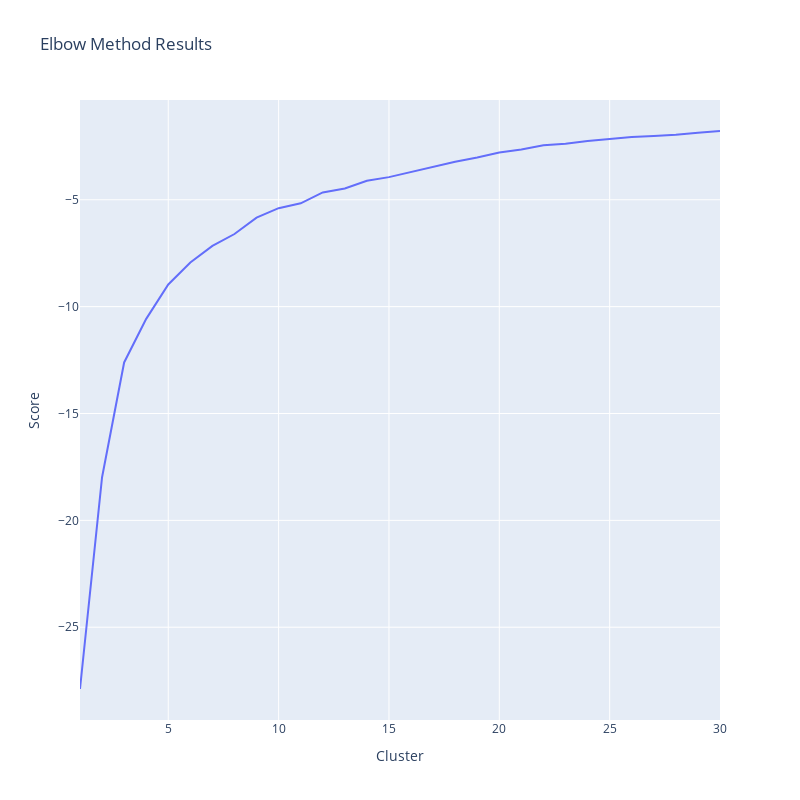

The code cell stored with this chart in its notebook:
### Code cell
from sklearn.cluster import KMeans
from sklearn.preprocessing import MinMaxScaler
import plotly.express as px
import plotly.graph_objs as go

scalar = MinMaxScaler()

scaled_df = df[['budget', 'revenue', 'Unemployment_Rate','vote_average', 'vote_count']]

smaller_df = scaled_df.copy()

scaled = scalar.fit_transform(df[['budget', 'revenue', 'Unemployment_Rate','vote_average', 'vote_count']])

scaled_df = pd.DataFrame(scaled, index=scaled_df.index, columns=scaled_df.columns)

scaled_df.head()


def apply_kmeans(df, clusters):
    kmeans = KMeans(n_clusters=clusters, random_state=0)
    cluster_labels = kmeans.fit(df).labels_
    string_labels = ["c{}".format(i) for i in cluster_labels]
    df['cluster_label'] = cluster_labels
    df['cluster_string'] = string_labels

    return df

def param_tune(df):
    scores = {'clusters': list(), 'score': list()}
    for cluster_num in range(1,31):
        scores['clusters'].append(cluster_num)
        scores['score'].append(KMeans(n_clusters=cluster_num, random_state=0).fit(df).score(df))

    scores_df = pd.DataFrame(scores)

    fig = go.Figure(go.Scatter(
        x=scores_df['clusters'],
        y=scores_df['score']
    ))

    fig.update_layout(
        xaxis_title='Cluster',
        yaxis_title='Score',
        title='Elbow Method Results',
        height=800,
        width=800
    )

    fig.show()

    return 4

clusters = param_tune(scaled_df)

scaled_df = apply_kmeans(scaled_df, clusters)

smaller_df = smaller_df.join(scaled_df[['cluster_label', 'cluster_string']])
smaller_df = smaller_df.join(df[['title', 'genres']])

smaller_df.head()

### Figure 1 — Plotly figure (JSON) as saved in the notebook; plotly's stock layout.template omitted (floating-point values rounded to 4 significant figures)
{"data": [{"type": "scatter", "x": [1, 2, 3, 4, 5, 6, 7, 8, 9, 10, 11, 12, 13, 14, 15, 16, 17, 18, 19, 20, 21, 22, 23, 24, 25, 26, 27, 28, 29, 30], "y": [-27.89, -17.98, -12.61, -10.57, -8.961, -7.933, -7.159, -6.602, -5.834, -5.394, -5.164, -4.656, -4.47, -4.107, -3.94, -3.706, -3.451, -3.22, -3.023, -2.792, -2.652, -2.448, -2.381, -2.248, -2.161, -2.064, -2.011, -1.959, -1.869, -1.782]}], "layout": {"height": 800, "title": {"text": "Elbow Method Results"}, "width": 800, "xaxis": {"title": {"text": "Cluster"}}, "yaxis": {"title": {"text": "Score"}}}}
